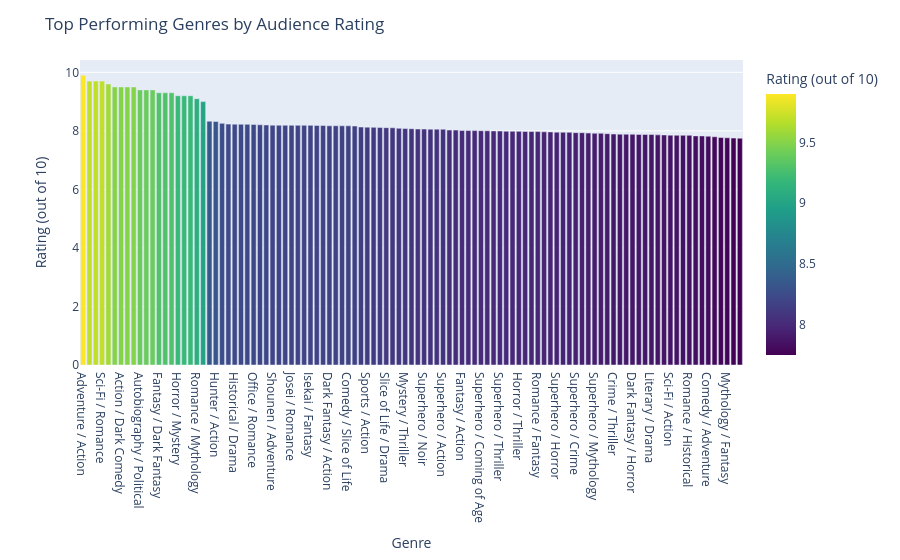

The cell this chart's notebook holds for it:
### Code cell
# 1. Which genres generate the highest audience engagement?

genre_perf=df.groupby('Genre')['Rating (out of 10)'].mean().reset_index()
genre_perf=genre_perf.sort_values('Rating (out of 10)',ascending=False)

fig=px.bar(
    genre_perf,
    x='Genre',
    y='Rating (out of 10)',
    color='Rating (out of 10)',
    color_continuous_scale='Viridis'
)

fig.update_layout(title='Top Performing Genres by Audience Rating')
fig.show()

### Figure 1 — Plotly figure (JSON) as saved in the notebook; plotly's stock layout.template omitted (floating-point values rounded to 4 significant figures)
{"data": [{"hovertemplate": "Genre=%{x}<br>Rating (out of 10)=%{marker.color}<extra></extra>", "legendgroup": "", "marker": {"color": [9.9, 9.7, 9.7, 9.7, 9.6, 9.5, 9.5, 9.5, 9.5, 9.4, 9.4, 9.4, 9.3, 9.3, 9.3, 9.2, 9.2, 9.2, 9.1, 9.0, 8.331, 8.321, 8.257, 8.23, 8.229, 8.224, 8.223, 8.218, 8.207, 8.202, 8.194, 8.191, 8.191, 8.19, 8.189, 8.188, 8.188, 8.185, 8.183, 8.174, 8.174, 8.172, 8.171, 8.166, 8.13, 8.127, 8.12, 8.116, 8.11, 8.105, 8.088, 8.08, 8.073, 8.063, 8.06, 8.059, 8.058, 8.056, 8.028, 8.026, 8.014, 8.01, 8.008, 8.005, 8.003, 7.998, 7.995, 7.989, 7.986, 7.983, 7.978, 7.977, 7.976, 7.967, 7.964, 7.956, 7.953, 7.95, 7.939, 7.937, 7.925, 7.916, 7.916, 7.904, 7.891, 7.887, 7.886, 7.884, 7.877, 7.876, 7.874, 7.863, 7.861, 7.853, 7.849, 7.848, 7.848, 7.828, 7.827, 7.816, 7.799, 7.771, 7.761, 7.754, 7.747], "coloraxis": "coloraxis", "pattern": {"shape": ""}}, "name": "", "orientation": "v", "showlegend": false, "textposition": "auto", "type": "bar", "x": ["Adventure / Action", "Action / Dark Fantasy", "Historical / Martial Arts", "Sci-Fi / Romance", "Sci-Fi / Mystery", "Historical / Action", "Action / Dark Comedy", "Psychological Thriller / Mystery", "Fantasy / Slice of Life", "Autobiography / Political", "Action / Historical Fantasy", "Horror / Post-Apocalyptic", "Fantasy / Dark Fantasy", "Noir / Crime", "Action / Comedy", "Horror / Mystery", "Horror / Action", "Superhero / Slice of Life", "Romance / Mythology", "Action / Coming of Age", "Action / Sci-Fi", "Hunter / Action", "Action / Historical", "Seinen / Drama", "Historical / Drama", "Action / Supernatural", "Cooking / Slice of Life", "Office / Romance", "Manhwa / Action", "Romance / Comedy", "Shounen / Adventure", "Mecha / Sci-Fi", "Dungeon / Action", "Josei / Romance", "Action / Fantasy", "Music / Drama", "Isekai / Fantasy", "Sci-Fi / Adventure", "Shoujo / Romance", "Dark Fantasy / Action", "Psychological / Thriller", "Gaming / Comedy", "Comedy / Slice of Life", "Fantasy / Adventure", "Martial Arts / Action", "Sports / Action", "Isekai / Action", "School / Romance", "Slice of Life / Drama", "Romance / Drama", "Drama / Romance", "Mystery / Thriller", "Supernatural / Romance", "Superhero / Sci-Fi", "Superhero / Noir", "Martial Arts / Fantasy", "System / Fantasy", "Superhero / Action", "Reincarnation / Fantasy", "Sci-Fi / Political Satire", "Fantasy / Action", "Adventure / Comedy", "Horror / Supernatural", "Superhero / Coming of Age", "Superhero / Drama", "Action / Xianxia", "Superhero / Thriller", "Superhero / Political", "Historical / Romance", "Horror / Thriller", "Comedy / Action", "Western / Supernatural", "Romance / Fantasy", "Steampunk / Adventure", "Superhero / Psychological", "Superhero / Horror", "Magical Realism / Drama", "Horror / Fantasy", "Superhero / Crime", "Crime / Noir", "Spy / Action", "Superhero / Mythology", "Cyberpunk / Sci-Fi", "Post-Apocalyptic / Drama", "Crime / Thriller", "Supernatural / Horror", "Cultivation / Fantasy", "Dark Fantasy / Horror", "Political / Drama", "Sci-Fi / Drama", "Literary / Drama", "Wuxia / Action", "Western / Action", "Sci-Fi / Action", "Adventure / Historical", "Fantasy / Drama", "Romance / Historical", "Post-Apocalyptic / Action", "Space Opera / Sci-Fi", "Comedy / Adventure", "Autobiography / Drama", "Political / Historical", "Mythology / Fantasy", "War / Historical", "Spy / Thriller"], "xaxis": "x", "y": [9.9, 9.7, 9.7, 9.7, 9.6, 9.5, 9.5, 9.5, 9.5, 9.4, 9.4, 9.4, 9.3, 9.3, 9.3, 9.2, 9.2, 9.2, 9.1, 9.0, 8.331, 8.321, 8.257, 8.23, 8.229, 8.224, 8.223, 8.218, 8.207, 8.202, 8.194, 8.191, 8.191, 8.19, 8.189, 8.188, 8.188, 8.185, 8.183, 8.174, 8.174, 8.172, 8.171, 8.166, 8.13, 8.127, 8.12, 8.116, 8.11, 8.105, 8.088, 8.08, 8.073, 8.063, 8.06, 8.059, 8.058, 8.056, 8.028, 8.026, 8.014, 8.01, 8.008, 8.005, 8.003, 7.998, 7.995, 7.989, 7.986, 7.983, 7.978, 7.977, 7.976, 7.967, 7.964, 7.956, 7.953, 7.95, 7.939, 7.937, 7.925, 7.916, 7.916, 7.904, 7.891, 7.887, 7.886, 7.884, 7.877, 7.876, 7.874, 7.863, 7.861, 7.853, 7.849, 7.848, 7.848, 7.828, 7.827, 7.816, 7.799, 7.771, 7.761, 7.754, 7.747], "yaxis": "y"}], "layout": {"barmode": "relative", "coloraxis": {"colorbar": {"title": {"text": "Rating (out of 10)"}}, "colorscale": [[0, "#440154"], [0.1111, "#482878"], [0.2222, "#3e4989"], [0.3333, "#31688e"], [0.4444, "#26828e"], [0.5556, "#1f9e89"], [0.6667, "#35b779"], [0.7778, "#6ece58"], [0.8889, "#b5de2b"], [1, "#fde725"]]}, "legend": {"tracegroupgap": 0}, "margin": {"t": 60}, "title": {"text": "Top Performing Genres by Audience Rating"}, "xaxis": {"anchor": "y", "domain": [0, 1], "title": {"text": "Genre"}}, "yaxis": {"anchor": "x", "domain": [0, 1], "title": {"text": "Rating (out of 10)"}}}}
